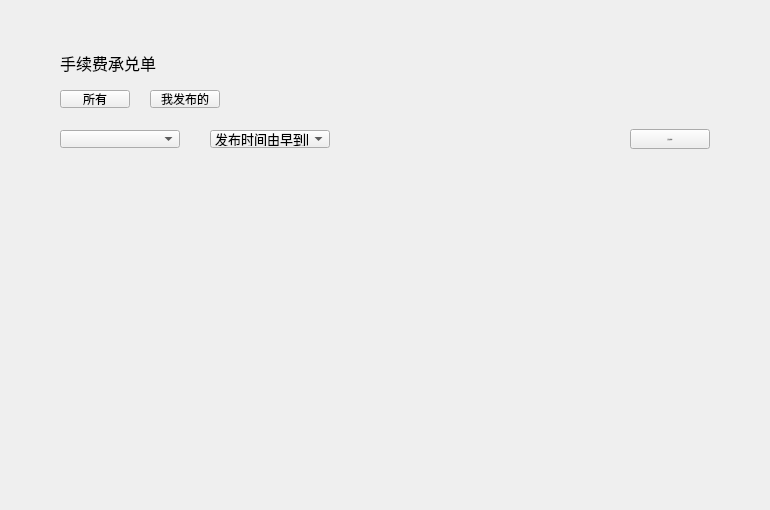
<?xml version="1.0" encoding="UTF-8"?>
<ui version="4.0">
 <class>PoundageWidget</class>
 <widget class="QWidget" name="PoundageWidget">
  <property name="geometry">
   <rect>
    <x>0</x>
    <y>0</y>
    <width>770</width>
    <height>510</height>
   </rect>
  </property>
  <property name="font">
   <font>
    <family>微软雅黑</family>
   </font>
  </property>
  <property name="windowTitle">
   <string>Form</string>
  </property>
  <widget class="QStackedWidget" name="stackedWidget">
   <property name="geometry">
    <rect>
     <x>0</x>
     <y>170</y>
     <width>770</width>
     <height>340</height>
    </rect>
   </property>
  </widget>
  <widget class="QLabel" name="title_label">
   <property name="geometry">
    <rect>
     <x>60</x>
     <y>50</y>
     <width>200</width>
     <height>26</height>
    </rect>
   </property>
   <property name="font">
    <font>
     <pointsize>12</pointsize>
     <kerning>true</kerning>
    </font>
   </property>
   <property name="text">
    <string>手续费承兑单</string>
   </property>
  </widget>
  <widget class="QComboBox" name="comboBox_coinType">
   <property name="geometry">
    <rect>
     <x>60</x>
     <y>130</y>
     <width>120</width>
     <height>18</height>
    </rect>
   </property>
   <property name="font">
    <font>
     <pointsize>10</pointsize>
    </font>
   </property>
  </widget>
  <widget class="QToolButton" name="toolButton_publishPoundage">
   <property name="geometry">
    <rect>
     <x>630</x>
     <y>129</y>
     <width>80</width>
     <height>20</height>
    </rect>
   </property>
   <property name="font">
    <font>
     <family>Microsoft YaHei UI Light</family>
     <pointsize>-1</pointsize>
     <weight>6</weight>
     <italic>false</italic>
     <bold>false</bold>
    </font>
   </property>
   <property name="cursor">
    <cursorShape>PointingHandCursor</cursorShape>
   </property>
   <property name="styleSheet">
    <string notr="true">font: 50 10px &quot;Microsoft YaHei UI Light&quot;;</string>
   </property>
   <property name="text">
    <string>发布承兑单</string>
   </property>
  </widget>
  <widget class="QComboBox" name="comboBox_sortType">
   <property name="geometry">
    <rect>
     <x>210</x>
     <y>130</y>
     <width>120</width>
     <height>18</height>
    </rect>
   </property>
   <property name="font">
    <font>
     <pointsize>10</pointsize>
    </font>
   </property>
   <item>
    <property name="text">
     <string>发布时间由早到晚</string>
    </property>
   </item>
   <item>
    <property name="text">
     <string>发布时间由晚到早</string>
    </property>
   </item>
  </widget>
  <widget class="QPushButton" name="pushButton_allPoundage">
   <property name="geometry">
    <rect>
     <x>60</x>
     <y>90</y>
     <width>70</width>
     <height>18</height>
    </rect>
   </property>
   <property name="sizePolicy">
    <sizepolicy hsizetype="Preferred" vsizetype="Preferred">
     <horstretch>0</horstretch>
     <verstretch>0</verstretch>
    </sizepolicy>
   </property>
   <property name="font">
    <font>
     <pointsize>9</pointsize>
    </font>
   </property>
   <property name="cursor">
    <cursorShape>PointingHandCursor</cursorShape>
   </property>
   <property name="styleSheet">
    <string notr="true"/>
   </property>
   <property name="text">
    <string>所有</string>
   </property>
  </widget>
  <widget class="QPushButton" name="pushButton_myPoundage">
   <property name="geometry">
    <rect>
     <x>150</x>
     <y>90</y>
     <width>70</width>
     <height>18</height>
    </rect>
   </property>
   <property name="sizePolicy">
    <sizepolicy hsizetype="Preferred" vsizetype="Preferred">
     <horstretch>0</horstretch>
     <verstretch>0</verstretch>
    </sizepolicy>
   </property>
   <property name="font">
    <font>
     <pointsize>9</pointsize>
    </font>
   </property>
   <property name="cursor">
    <cursorShape>PointingHandCursor</cursorShape>
   </property>
   <property name="text">
    <string>我发布的</string>
   </property>
  </widget>
 </widget>
 <resources/>
 <connections/>
</ui>
